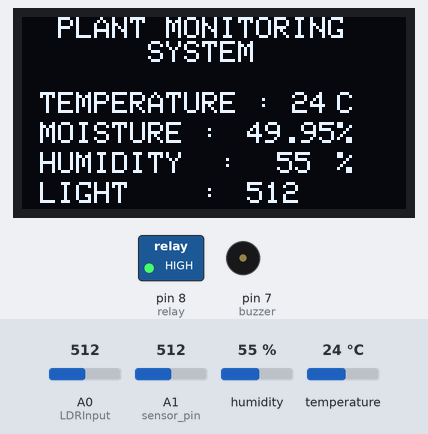
Simulated run of this sketch. Board: Arduino Uno, built with avr-gcc and run on an emulated ATmega328P. Shown: 128×64 one-colour display, switched loads named in the sketch (green lamp = pin HIGH), buzzer (waves = sounding). The inputs (shaded band) are chosen by the test bench; at power-on: humidity 55 %, A1 (sensor_pin) = 512, A0 (LDRInput) = 512, temperature 24 °C. What the sketch prints to the serial monitor is not drawn.

Above: at 1.2 s.
1.3 s: humidity set to 42 %
At 2.5 s:
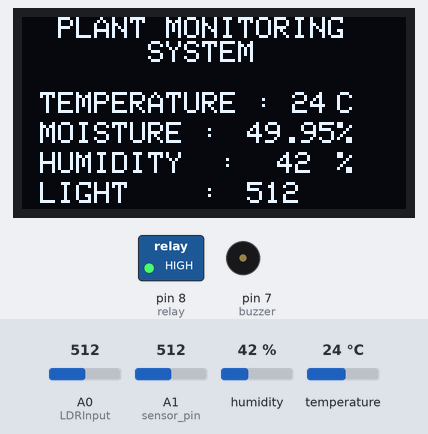
3.0 s: humidity set to 39 %
At 5.41 s:
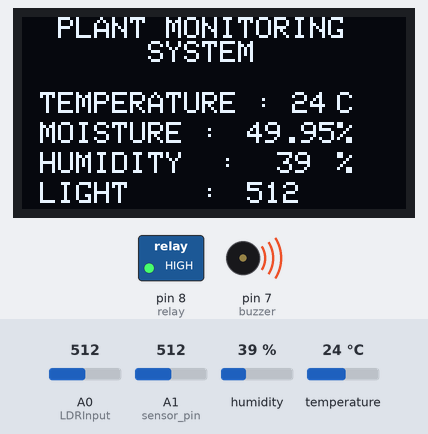
7.6 s: A1 (sensor_pin) set to 910
At 8.7 s:
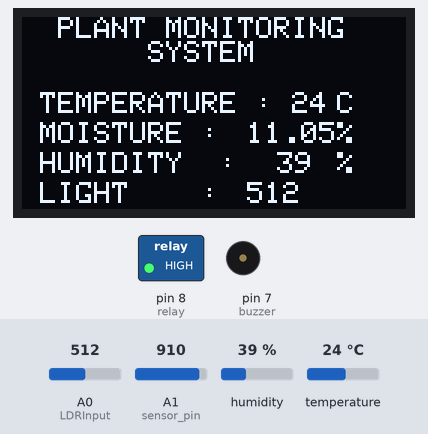
9.4 s: A1 (sensor_pin) set to 931
At 11.1 s:
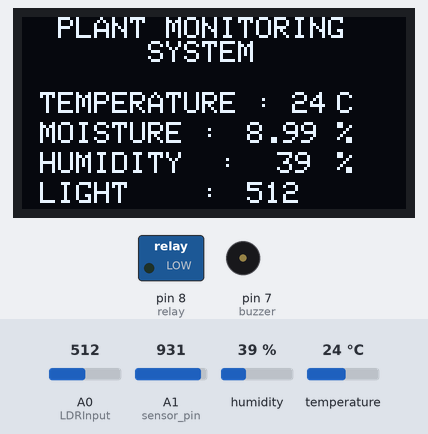
12.9 s: A0 (LDRInput) set to 716
At 15.51 s:
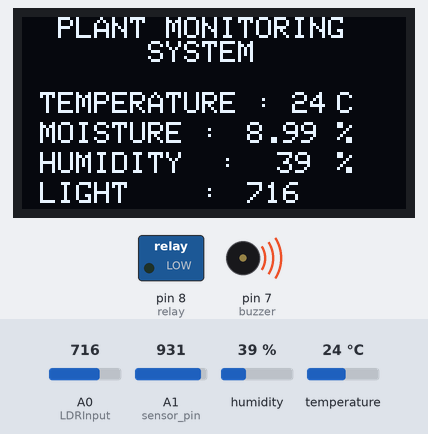
15.9 s: temperature set to 12 °C
At 17.6 s:
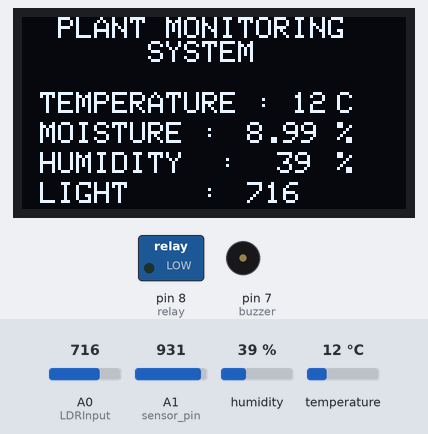
Timing chart, 0 to 19.5 s (numbered marks = the images above; inputs shaded):
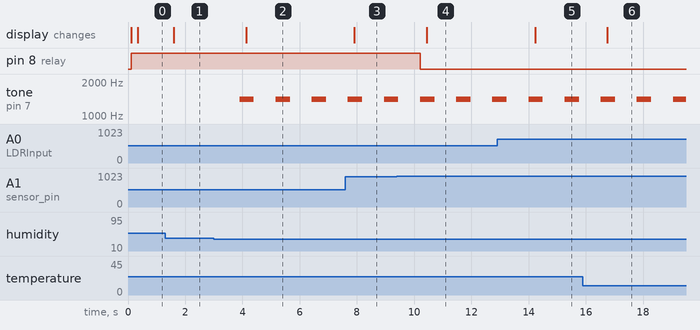

Measured:
- the behaviour switches between 41 and 40 % on humidity (found by bisection; images 1 and 2)
- the behaviour switches between 920 and 921 on A1 (sensor_pin) (found by bisection; images 3 and 4)
- after the input at 1.3 s, the display: changes after 0.30 s (image 1)
- after the input at 3.0 s, tone on pin 7 (buzzer): alternates 1400 Hz for 0.50 s and silent for 0.76 s, starting after 0.90 s; the display: changes after 1.1 s (image 2)
- after the input at 7.6 s, the display: changes after 0.31 s (image 3)
- after the input at 9.4 s, pin 8 (relay): HIGH → LOW after 0.81 s; the display: changes after 1.0 s (image 4)
- after the input at 12.9 s, the display: changes after 1.3 s (image 5)
- after the input at 15.9 s, the display: changes after 0.85 s (image 6)

The sketch:

SI_PROTO.ino
```cpp
 #include <SPI.h>
 #include <Wire.h>
 #include <Adafruit_GFX.h>
 #include <Adafruit_SSD1306.h>
 #include <SimpleDHT.h>

 int LDRInput=A0;           //Set Analog Input A0 for LDR.
 int duration=500;
 int pinDHT11 = 2;
 const int sensor_pin = A1; /* Soil moisture sensor O/P pin */

 SimpleDHT11 dht11(pinDHT11);
 #define screen_width 128 // OLED display width, in pixels
 #define screen_height 64 // OLED display height, in pixels
 #define OLED_RESET 4
 Adafruit_SSD1306 display(screen_width, screen_height);
 void setup ()
 {
   Serial.begin(9600);
   //Serial.println("CLEARDATA");
   Serial.println("LABEL, Time, Started Time, Date, TEMPERATURE (in *c), HUMIDITY (in %) ,MOISTURE (in %),LIGHT");
   Serial.println("RESETTIMER");
   pinMode(8, OUTPUT);  //relay
   pinMode(7, OUTPUT);  //buzzer
   pinMode(LDRInput,INPUT);  //LDR

   display.begin(SSD1306_SWITCHCAPVCC, 0x3C);
   display.clearDisplay();
 }
 void loop ()
 {
  byte temperature = 0;
  byte humidity = 0;

  float moisture_percentage;
  int sensor_analog= analogRead(sensor_pin);;
  int value=analogRead(LDRInput);
  moisture_percentage = ( 100 - ( (sensor_analog/1023.00) * 100 ) );


  int err = SimpleDHTErrSuccess;
  if ((err = dht11.read(&temperature, &humidity, NULL)) != SimpleDHTErrSuccess) {
   Serial.print("Read DHT11 failed, err="); Serial.println(err);delay(1000);
   return;
  }

  Serial.print("DATA, TIME, TIMER, DATE, ");
  Serial.print((int)temperature); //display first variable
  Serial.print(" , "); //move to next column
  Serial.print((int)humidity); //display second variable
  Serial.print(" , "); //move to next column
  Serial.print((float)moisture_percentage); //display third variable
  Serial.print(" , "); //move to next column
  Serial.print((int)value); //display fourth variable
  Serial.println(); // move to next row


  // DHT11 sampling rate is 1HZ.
   display.clearDisplay();
   display.setTextSize(1);
   display.setTextColor(SSD1306_WHITE);
   display.setCursor(0, 0);
   display.print("  PLANT MONITORING          SYSTEM");

   display.setCursor(0, 25);
   display.print(" TEMPERATURE : ");
   display.setCursor(90, 25);
   display.print((int)temperature);
   display.setCursor(99, 25);
   display.print(" C");

   display.setCursor(0, 35);
   display.print(" MOISTURE : ");
   display.setCursor(75, 35);
   display.print((float)moisture_percentage);
   display.setCursor(99, 35);
   display.print(" %");

   display.setCursor(0, 45);
   display.print(" HUMIDITY  : ");
   display.setCursor(85, 45);
   display.print((int)humidity);
   display.setCursor(99, 45);
   display.print(" %");

   display.setCursor(0, 55);
   display.print(" LIGHT    :");
   display.setCursor(75, 55);
   display.print((int)value);

   //FOR RELAY
   if((float)moisture_percentage<10.00)
   digitalWrite(8, LOW);
   else
   digitalWrite(8, HIGH);

   //FOR BUZZER
   if( !( (int)humidity>40 && (int)humidity<70 ) || !( (float)moisture_percentage>30.00 && (float)moisture_percentage<100.00 )|| !((int)temperature>20 && (int)temperature<35 ))
   tone(7,1400,duration);
   delay(200);

   display.display();
   delay(1000);
 }
```
